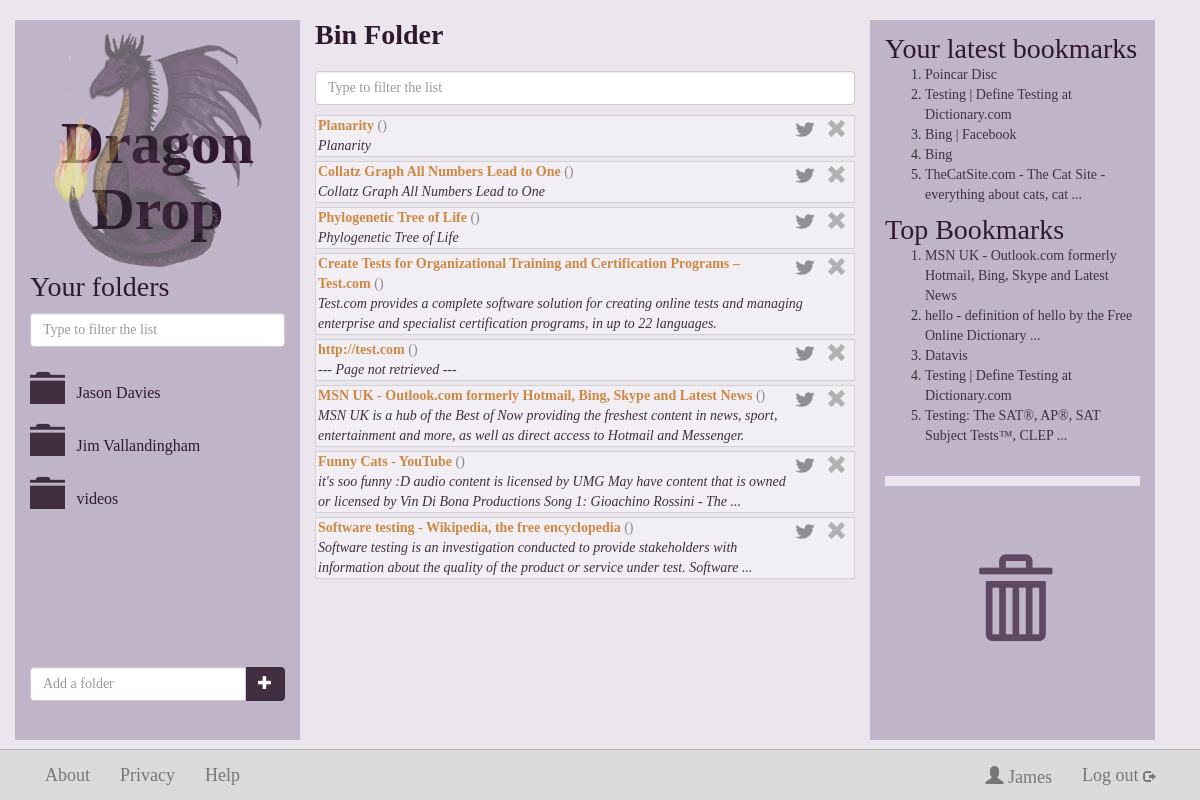
The app's page /bin-folder (signed in) with its own data.
### dragondrop/models.py (models this page shows, shortened)
class Folder(models.Model):
    foldername = models.CharField(max_length=128, null=False)
    fusername_fk = models.ForeignKey(User)
    def __unicode__(self):
        return self.foldername

class Bookmark(models.Model):
    url = models.URLField(unique=True)
    btitle = models.CharField(max_length=128, null=True, unique=False)
    bdescr = models.CharField(max_length=1024, null=True, unique=False)
    fname = models.ManyToManyField(Folder, through='BookmarkToFolder')
    saved_times = models.IntegerField(default=0)
    def bdomain(self):
        return getDomain(self.url)
    def video_id(self):
        return get_youtube_id(self.url, self.bdomain())
    def niceName(self):
        if self.btitle=="--- Title not found ---" or not self.btitle:
            return self.url
        return self.btitle

### dragondrop/views.py (the view)
# urls.py: url(r'^bin-folder', views.binFolder, name='binFolder'),
def binFolder(request):
    context = RequestContext(request)
    if request.user.is_authenticated():
        context_dict = {'folder_name': "Bin Folder"}
        current_user = request.user
        bookmarklist = topfive(request)
        context_dict['bookmarklist'] = bookmarklist
        context_dict['latestfive'] = latestfive(request)
        bin_folder = request.user.binfolder
        context_dict['folders'] = getFolderList(current_user, None)
        context_dict['bookmarks'] = bin_folder.bbmID_fk.all()
        context_dict['hideUrlInputBox'] = True
        return render_to_response('folder.html', context_dict, context)
    else:
        return render_to_response('index.html')

### dragondrop/get_domain_from_url.py (called while the page is built)
def getDomain(url):
    domain = urlparse(url).netloc
    domain_parts = domain.split('.')
    if domain_parts[0] == "www":
        return '.'.join(domain_parts[1:])
    else:
        return domain

### dragondrop/url_utilities.py (called while the page is built)
def get_youtube_id(url, domain):
	if domain == "youtube.com":
		parsed_url = urlparse(url)
		parsed_qs = parse_qs(parsed_url.query)
		if 'v' in parsed_qs.keys():
			video_id = parsed_qs['v'][0]
			return video_id

### dragondrop/views.py (called while the page is built)
def getFolderList(current_user, current_folder_name, use_lighter_colour=False):
     try:
          folders = current_user.folder_set.all()
          for folder in folders:
              if folder.foldername == current_folder_name:
                  folder.url = None
                  folder.glyphicon_name = "glyphicon-folder-open"
                  if use_lighter_colour: folder.glyphicon_name += " keep-folder-open"
              else:
                  folder.glyphicon_name = "glyphicon-folder-close"
                  if use_lighter_colour: folder.glyphicon_name += " lighter-colour"
                  folder.url = encode_url(folder.foldername)
          return folders
     except User.DoesNotExist:
          return None

def encode_url(str):
    return str.replace(' ', '_')

def topfive(request):
     topbookmark = Bookmark.objects.order_by('-saved_times')[:5]
     return topbookmark

def latestfive(request):
    latestBF = BookmarkToFolder.objects.filter(bffolder__fusername_fk=request.user).order_by('-datecreated')[:10]
    latestBookmarks = [bf.bfbookmark for bf in latestBF]
    latestBookmarks = list(OrderedDict.fromkeys(latestBookmarks)) # Get unique items
    return latestBookmarks[:5]

### templates/folder.html (shortened to what this page needs)
{% extends 'base.html' %}
{% load static %}
    {% block middle_column %}
        <h3><b id="current-folder-name">{{ folder_name }}</b></h3>
          {% if bookmarks %}
	        <input type="text" class="form-control" placeholder="Type to filter the list" name="bookmarks-filter" id="bookmarks-filter">
		  {% endif %}
          <div id="scrollable-bookmarks">
          {% if bookmarks %}
              <div id="sortable">
                {% for bookmark in bookmarks %}
                    <div class="draggable saved-bookmark{%if bookmark.justAdded%} just-added{%endif%}" data-bfrank="{{bookmark.bfrank}}">
                        <a href="#" alt="Delete Bookmark" class="delete-bookmark"> <span class="glyphicon glyphicon-remove "></span></a>
                        <a class="twitter-share-link"
                           href="https://twitter.com/intent/tweet?url={{bookmark.url}}&via=dragondropping">
                          <img src="{% static "twitter_bird_black_32.png" %}"></img>
                        </a>
                        <strong><a href="{{ bookmark.url }}" target="_blank">{{ bookmark.niceName }}</a></strong>
                        <span class="domain-name">({{ bookmark.bdomain }})</span><br>
                        <em>{{ bookmark.bdescr }}</em>
                   </div>
                {% endfor %}
              </div>
            {% endif %}
         </div>
    {% endblock %}

### templates/base.html (shortened to what this page needs)
<!DOCTYPE html>
{% load static %}
<html lang="en">
  <head>
    <link rel="stylesheet" href="{% static "css/bootstrap.css" %}" />
    <link rel="stylesheet" href="{% static "css/general-dragon.css" %}" />
    <link rel="stylesheet" href="{% static "css/jquery-ui-1.10.4.custom.css" %}" />
  </head>
	<body>
		<div class="container">
			<div class="row">
				<div class="col-md-3" id="folder-box">
					{% block left_column %}
					<a href="/userpage"> <img src="{% static "dragon-logo-small.png" %}" alt="Dragon Drop" class="subpage"> </a>
					<h1 class="header"><a alt="Dragon Drop">Dragon Drop</a></h1>
					<h3 class="folders">Your folders</h3>
					{% if folders %}
					   <input type="text" class="form-control" placeholder="Type to filter the list" name="folder-filter" id="folder-filter">
					{% else %}
					    <p>To start creating folders for your favourite links, simply type a folder name in the box below.</p>
					{% endif %}
                    <div class="row" id="scrollable">
                        <div >
                                <div class="row" id="folder-list">
                                    {% if folders %}
                                        {% for folder in folders %}
                                        <div class="col-md-12 droppable">
                                                {% if folder.url %}
                                                <a href="/{{folder.url}}/">
                                                    <span class="glyphicon {{folder.glyphicon_name|default:"glyphicon-folder-close"}} dd-folder-icon"></span>
                                                    <span class="folder-name">{{ folder }}</span>
                                                </a>
                                                {% else %}
                                                  <span class="glyphicon {{folder.glyphicon_name|default:"glyphicon-folder-close"}} dd-folder-icon"></span>
                                                  <span class="folder-name">{{ folder }}</span>
                                                {% endif %}
                                        </div>
                                        {% endfor %}
                                    {% endif %}
                                </div>
                        </div>
				</div>
                <div class="col-md-12 add-folder">
                    <div class="input-group">
                        <input type="text" class="form-control" id="new-folder-name-input" placeholder="Add a folder">
                            <span class="input-group-btn">
                                <button class="btn btn-primary-folder" id="add-folder-button" type="button">
                                <a href="#"><span class="glyphicon glyphicon-plus"></span></a>
                                </button>
                            </span>
                    </div>
                </div>
					{% endblock %}
				</div>
				<div class="col-md-6 results">
					{% block middle_column %}{% endblock %}
				</div>
				<div class="col-md-3 ">
					{% block right_column_bin_bookmarks %}
						<div class="top-bookmarks">
							<h3 class="top-five-heading" {% if not latestfive %}style="display:none;"{% endif %}>Your latest bookmarks</h3>
                                <ol id="latest-five">
                                  {% if latestfive %}
                                    {% for bookmark in latestfive %}
                                <li><a href="{{ bookmark.url }}" target="_blank">{{ bookmark.niceName}}</a></li>
                                    {% endfor %}
                                  {% endif %}
                                </ol>
							<h3 class="top-five-heading">Top Bookmarks</h3>
								{% if bookmarklist %}
									<ol>
										{% for bookmark in bookmarklist %}
									<li><a href="{{ bookmark.url }}" target="_blank">{{ bookmark.niceName}}</a></li>
										{% endfor %}
									</ol>
								{% endif %}
						</div>
						<div class="bin droppable">
							<a href="/bin-folder"><span class="glyphicon glyphicon-trash"></span></a>
						</div>
					{% endblock %}
				</div>
			</div>
		</div>
      <div class="navbar navbar-default navbar-fixed-bottom" role="navigation">
        {% block bottom_navbar %}
		<div class="container">
         <div class="collapse navbar-collapse ">
            <ul class="nav navbar-nav">
              <li><a class="footer" href="/about">About</a></li>
              <li><a href="/privacy">Privacy</a></li>
              <li><a href="/help">Help</a></li>
				<li class="user-details hidden-xs"><a href="/log_out" >Log out  <span class="glyphicon glyphicon-log-out logout"></span></a></li>
				<li class="user-details hidden-xs"> <a class="navbar-brand " href="/userpage">
				<span class="glyphicon glyphicon-user"></span> {{user.username}} </a>
				</li>
			</ul>
          </div>
        </div>
		{% endblock %}
      </div>
  </body>
</html>

### static/css/general-dragon.css (style rules this page uses)
body { padding-top: 20px; padding-bottom: 60px; background-color: #EBE6ED; font-family: Verdana; }
h1, h2 { font-family: Cambria; font-weight: bold; color: #301830; text-align: center; margin-right:auto; margin-left:auto; padding-top:20px; }
h1.header { font-size: 60px; margin-top: -180px; }
h1 a, h1 a:hover, h3 a, h3 a:hover { text-decoration:none; color:inherit; }
h3 { font-family: Cambria; font-size: 28px; color: #301830; margin: 0 0 20px 0; }
h3.top-five-heading { margin-top:4px; margin-bottom:0px; }
.folders { margin: 30px 0 10px 0; }
img.subpage { display: block; width: 84%; opacity:0.55; }
img { display: block; margin-left: auto; margin-right: auto; }
.navbar-nav { font-size: 18px; width: 100%; }
.navbar-fixed-bottom { background-color: #DADADA;; }
.navbar-default { border-color: #B3B3B3; }
.btn-primary-signin a, .btn-primary-search a, .btn-primary-delete a, .btn-primary-folder a, .btn-primary-add a { text-decoration: none; color: #fff; }
.btn-primary-folder { float: right; }
.nav > li > a { display: inline-block; }
.small-screen-move-button, .twitter-share-link { float:right; margin-right:2px; margin-top:2px; }
.twitter-share-link img { padding-right: 4px; padding-top: 4px; margin-left:4px; width: 24px; opacity: 0.4; }
html { position: relative; }
body { margin-bottom: 60px; }
.dd-folder-icon { font-size: 2.5em; color: #412f41; }
.btn-primary-search, .btn-primary-delete, .btn-primary-folder, .btn-primary-add { background-color: #412f41; border-color: #382f41; color: #fff; }
.draggable { color: #412f41; background-color: rgba(255,255,255,0.35); border: 1px solid #d2d2d2; margin-bottom: 4px; padding-left:2px; padding-right:2px; }
.draggable strong a, .draggable strong a:hover { color: #43b; }
.draggable.saved-bookmark strong a, .draggable.saved-bookmark strong a:hover { color: #c84; }
.droppable { padding-top:12px; width:100%; position:relative; }
.folder-name { color: #301830; font-size: 16px; position: relative; top:-0.3em; padding-left: .5em; margin-right: 20px; }
.domain-name { color: #888; }
.add-folder { padding: 20px 0; }
#scrollable, #scrollable-bookmarks { margin-left: auto; margin-right: auto; overflow-y: auto; overflow-x: hidden; }
.row #scrollable { margin-top: 10px; }
.row { //margin: 100px -15px 0 -15px; width:100%; }
.col-md-3 { background-color: rgba(40, 0, 70, 0.22); padding-top: 10px; }
.col-md-6 { z-index: 10; }
.top-bookmarks { z-index: 1; }
.top-bookmarks a, .top-bookmarks a:hover { color:#412f41; }
.bin { padding: 5px 20px; border-top: 10px solid #EBE6ED; margin-top: 30px; }
.bin span { display: block; font-size: 80px; color: #5F4864; padding-top: 70px; text-align:center; }
.logout { font-size: 12px; }
li.user-details { float: right; margin-right: 0px; }
#sortable { clear: both; padding-top: 10px; }
@media (min-width: 992px) { html, body { overflow: auto; height:100%; min-height:800px; } }
@media (min-width: 992px) { body { margin-bottom:-60px; } }
@media (min-width: 992px) { .container > .row { height:100%; } }
@media (min-width: 992px) { .col-md-3 { height:100%; } }
@media (min-width: 992px) { .container { height:100%; } }
@media (min-width: 992px) { .col-md-6.results { height:100%; } }
@media (min-width: 992px) { #folder-box { height:100%; } }
a.delete-bookmark { float: right; font-size: 1.5em; padding: 0 5px 0 5px; color: #B1B1B1 }

### records on screen
Folder: foldername "Jason Davies"
Folder: foldername "Jim Vallandingham"
Folder: foldername "videos"
Bookmark: niceName "Planarity", bdescr "Planarity"
Bookmark: niceName "Collatz Graph All Numbers Lead to One", bdescr "Collatz Graph All Numbers Lead to One"
Bookmark: niceName "Phylogenetic Tree of Life", bdescr "Phylogenetic Tree of Life"
Bookmark: niceName "Create Tests for Organizational Training and Certification Programs – Test.com", bdescr "Test.com provides a complete software solution for creating online tests and managing enterprise and specialist certification programs, in up to 22 languages."
Bookmark: niceName "http://test.com", bdescr "--- Page not retrieved ---"
Bookmark: niceName "MSN UK - Outlook.com formerly Hotmail, Bing, Skype and Latest News", bdescr "MSN UK is a hub of the Best of Now providing the freshest content in news, sport, entertainment and more, as well as direct access to Hotmail and Messenger."
Bookmark: niceName "Funny Cats - YouTube", bdescr "it's soo funny :D audio content is licensed by UMG May have content that is owned or licensed by Vin Di Bona Productions Song 1: Gioachino Rossini - The ..."
Bookmark: niceName "Software testing - Wikipedia, the free encyclopedia", bdescr "Software testing is an investigation conducted to provide stakeholders with information about the quality of the product or service under test. Software ..."
Bookmark: niceName "Poincar Disc"
Bookmark: niceName "Testing | Define Testing at Dictionary.com"
Bookmark: niceName "Bing | Facebook"
Bookmark: niceName "Bing"
Bookmark: niceName "TheCatSite.com - The Cat Site - everything about cats, cat ..."
Bookmark: niceName "hello - definition of hello by the Free Online Dictionary ..."
Bookmark: niceName "Datavis"
Bookmark: niceName "Testing: The SAT®, AP®, SAT Subject Tests™, CLEP ..."

### other values on screen
{{ folder_name }} "Bin Folder"
{{ user.username }} "James"
